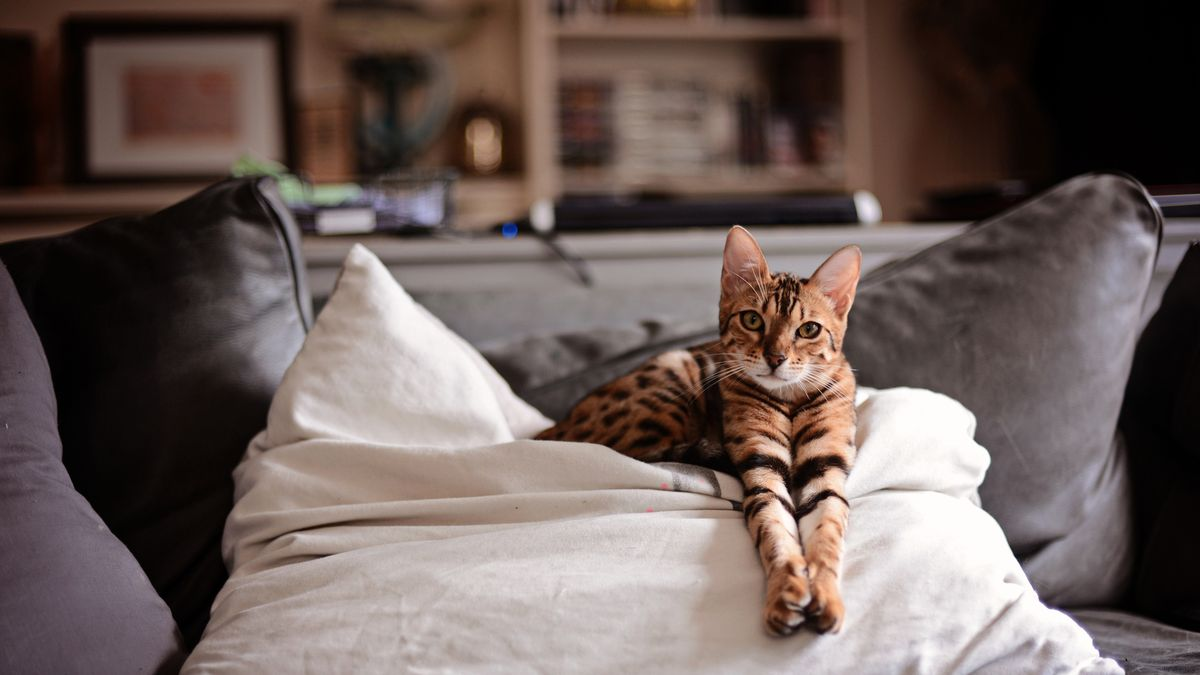
#> input picture cat.jpg, 1200 x 675 px
$ jupyter execute edge_based_segmention.ipynb
#> lines starting #> are read from the running program, lines starting #| are printed output that depends on the picture; after the words box and inside, x2 and y2 are one past the last pixel; in counts of white or black regions, pixels touching at a corner belong together
[cell 1]
#libraries
import cv2
import matplotlib.pyplot as plt

## Edge Based Segmentation

[cell 2]
def edge_segmentation(image_path):
    # Read the image
#> called with image_path = 'cat.jpg'
    image = cv2.imread(image_path)
#> image is the input picture: shape (675, 1200, 3); mean B, G, R 89.1, 93.1, 107.3

    # Convert the image to grayscale
    gray = cv2.cvtColor(image, cv2.COLOR_BGR2GRAY)
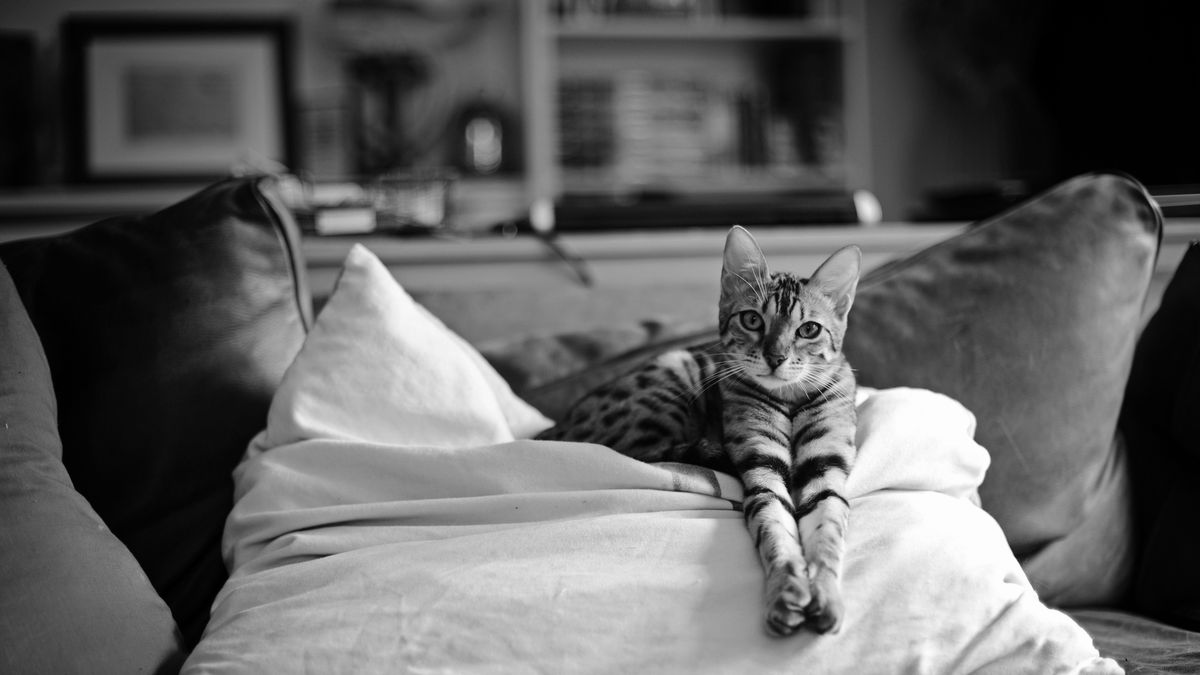
#> gray: shape (675, 1200); min 0, max 255, mean 96.9

    # Apply Gaussian blur to reduce noise
    blurred = cv2.GaussianBlur(gray, (5, 5), 0)

    # Perform Canny edge detection
    edges = cv2.Canny(blurred, 30, 150)
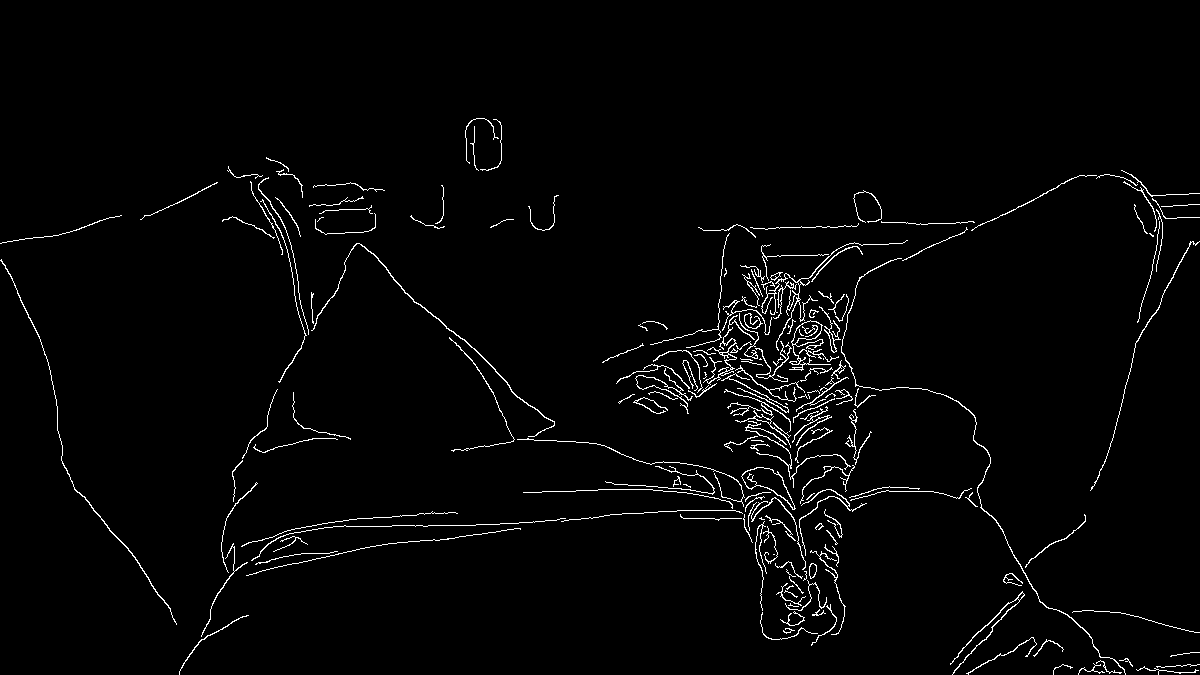
#> edges: shape (675, 1200); 2.2% white in thin lines or dots, all inside (x1, y1, x2, y2) = (0, 118, 1200, 675)

    # Display the original image and the segmented edges
    fig, axes = plt.subplots(1, 2, figsize=(15, 8))
    axes[0].imshow(cv2.cvtColor(image, cv2.COLOR_BGR2RGB))
    axes[0].set_title('Original Image')
    axes[0].axis('off')

    axes[1].imshow(edges, cmap='gray')
    axes[1].set_title('Segmented Edges')
    axes[1].axis('off')

    plt.tight_layout()
    plt.show()
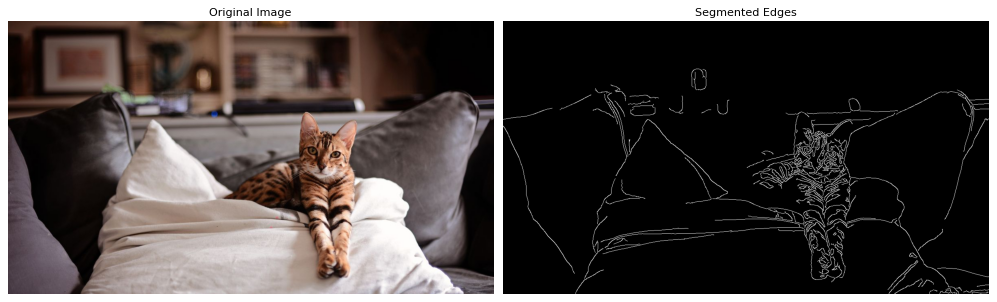
#> figure drawn by matplotlib, 2 panels

[cell 3]
# Example usage
image_path = 'cat.jpg'
edge_segmentation(image_path)

[cell 4]
# Example usage
image_path = 'people.jpg'
edge_segmentation(image_path)
#> call 2 of edge_segmentation, with image_path = 'people.jpg'
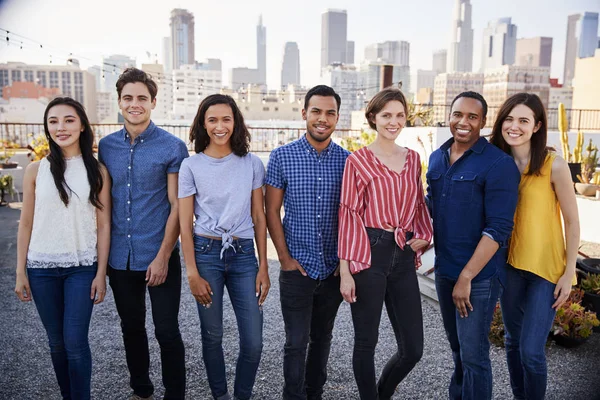
#> input picture people.jpg, 600 x 400 px
#> in edge_segmentation, image is the input picture: shape (400, 600, 3); mean B, G, R 129.6, 122.6, 128.8
#> in edge_segmentation (call 2), `gray = cv2.cvtColor(image, cv2.COLOR_BGR2GRAY)`:
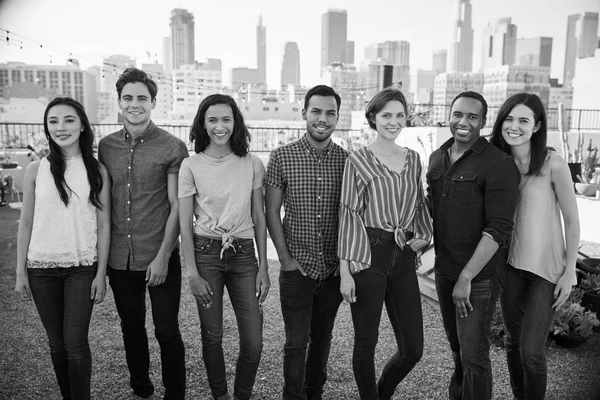
#> gray: shape (400, 600); min 0, max 255, mean 125.3
#> in edge_segmentation (call 2), `edges = cv2.Canny(blurred, 30, 150)`:
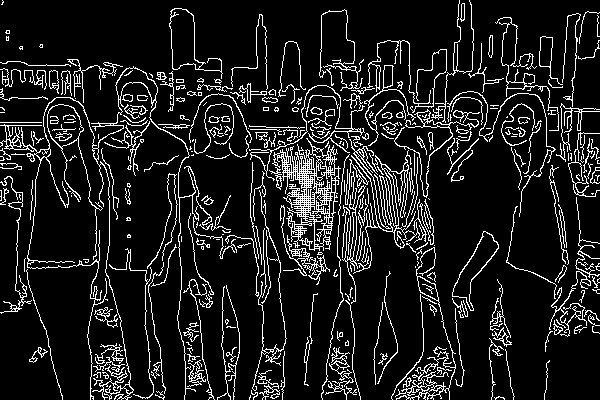
#> edges: shape (400, 600); 11.6% white in thin lines or dots
#> in edge_segmentation (call 2), `plt.show()`:
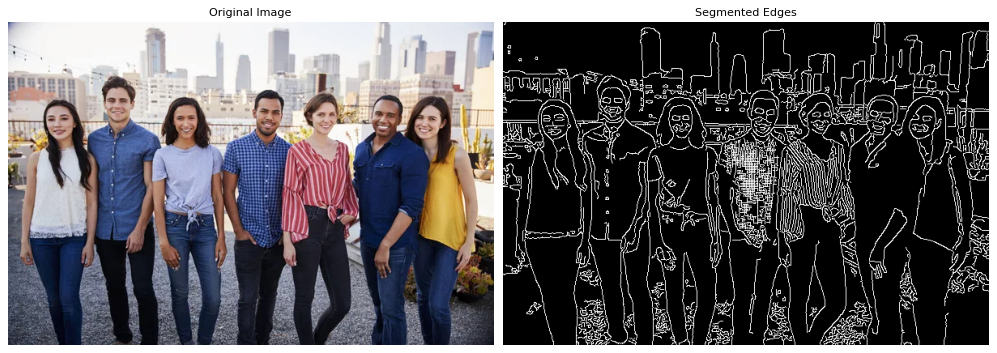
#> figure drawn by matplotlib, 2 panels
